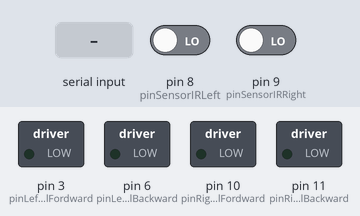
This sketch was run on a simulated Arduino Uno, built with avr-gcc and run on an emulated ATmega328P. Shown: switched loads named in the sketch (green lamp = pin HIGH). The inputs (shaded band) are chosen by the test bench; at power-on: pin 8 (pinSensorIRLeft) LOW, pin 9 (pinSensorIRRight) LOW.

Above: at 1.2 s.
1.3 s: "I" received over the second serial link
At 1.6 s:
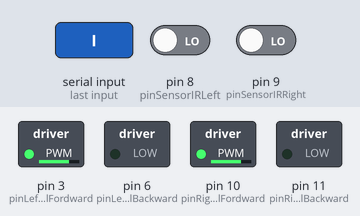
2.8 s: pin 8 (pinSensorIRLeft) driven HIGH
At 3.7 s:
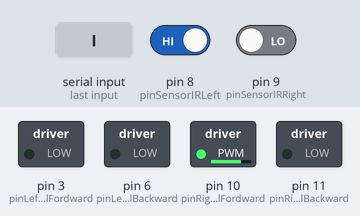
4.3 s: "D" received over the second serial link
At 4.7 s:
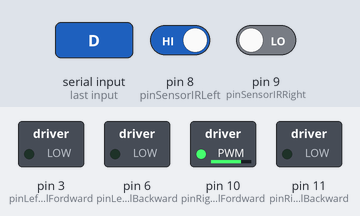
5.8 s: "L" received over the second serial link
At 7.0 s:
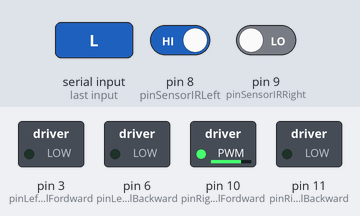
7.3 s: "R" received over the second serial link
At 8.1 s:
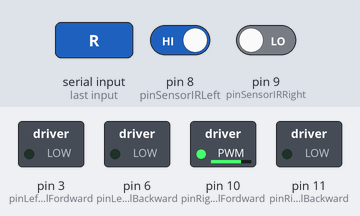
8.8 s: pin 9 (pinSensorIRRight) driven HIGH
At 9.9 s:
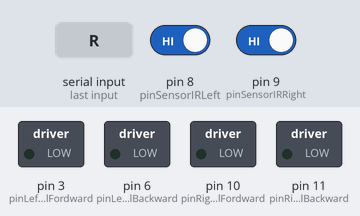
Timing chart, 0 to 11.3 s (numbered marks = the images above; inputs shaded):
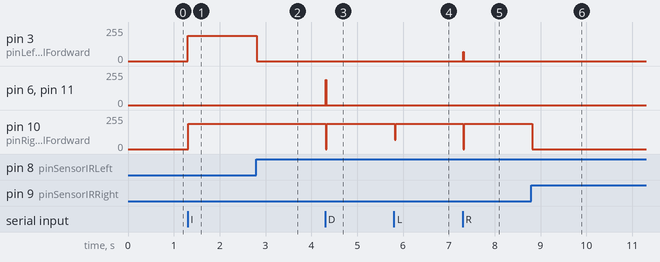

The sketch:

robopad_trinchebot_GGUU.ino
```cpp
// (licence header left out)
/******************************************************************/
/******************************************************************/

/*

Editado por GURISES UNIDOS para el robot educativo 'TrinchBot'.

*/

/******************************************************************
 *                           Libraries                            *
 ******************************************************************/

#include <SoftwareSerial.h>


/******************************************************************
 *                    Definition of variables                     *
 ******************************************************************/
/* Pines para SoftwareSerial */
#define BTRX 7 // TX en el módulo BT
#define BTTX 5 // RX en el módulo BT

SoftwareSerial BTSerial(BTRX, BTTX);

/* Pin definition of the board to be used */
#define pinLeftWheelFordward    3
#define pinLeftWheelBackward    6
#define pinRightWheelFordward   10
#define pinRightWheelBackward   11

#define pinSensorIRLeft         8   /*   Left infrared sensor     */
#define pinSensorIRRight        9   /*   Right infrared sensor    */

/* Define the posible states of the state machine of the program */
#define MANUAL_CONTROL_STATE    0
#define LINE_FOLLOWER           1

/* Baud rate of the Bluetooth*/
#define BLUETOOTH_BAUDRATE    9600

/* Definition of the pwm values that can take motors for calibrated movement */
#define leftWheelFordwardValue    190
#define leftWheelBackwardsValue   190
#define rightWheelFordwardValue   190
#define rightWheelBackwardsValue  190
#define leftWheelTurnRightValue   70
#define rightWheelTurnLeftValue   70

/* Size of the received data buffer */
#define bufferSize 1

/* Default delay */
#define defaultDelay        10

/* Variable that controls the current state of the program */
int currentState;

/* Variables of the line follower mode */
int rightIR;
int leftIR;
int BLACK = 0;
int WHITE = 1;

/*  A char buffer to storage the received data from the Bluetooth
    Serial */
char dataBuffer[bufferSize];

/* Buffer iterator */
int i = 0;

/* Number of characters availables in the Serial */
int numChar = 0;


/******************************************************************
 *                     Definition of functions                    *
 ******************************************************************/

void stopWheels() {
  analogWrite(pinLeftWheelFordward, 0);
  analogWrite(pinLeftWheelBackward, 0);
  analogWrite(pinRightWheelFordward, 0);
  analogWrite(pinRightWheelBackward, 0);
  delay(defaultDelay);
}

void goForwards() {
  analogWrite(pinLeftWheelFordward, leftWheelFordwardValue);
  analogWrite(pinLeftWheelBackward, 0);
  analogWrite(pinRightWheelFordward, rightWheelFordwardValue);
  analogWrite(pinRightWheelBackward, 0);
  delay(defaultDelay);
}

void goBackwards() {
  analogWrite(pinLeftWheelFordward, 0);
  analogWrite(pinLeftWheelBackward, leftWheelBackwardsValue);
  analogWrite(pinRightWheelFordward, 0);
  analogWrite(pinRightWheelBackward, rightWheelBackwardsValue);
  delay(defaultDelay);
}

void goLeft() {
  analogWrite(pinLeftWheelFordward, 0);
  analogWrite(pinLeftWheelBackward, 0);
  analogWrite(pinRightWheelFordward, rightWheelTurnLeftValue);
  analogWrite(pinRightWheelBackward, 0);
  delay(defaultDelay);
}

void goRight() {
  analogWrite(pinLeftWheelFordward, leftWheelTurnRightValue);
  analogWrite(pinLeftWheelBackward, 0);
  analogWrite(pinRightWheelFordward, 0);
  analogWrite(pinRightWheelBackward, 0);
  delay(defaultDelay);
}

/*
  Perform the action required by the user of the Android app
*/
void setAction(char* data) {

  switch(data[0]) {

    /* Line follower mode button pressed */
    case 'I':
      currentState = LINE_FOLLOWER;
      break;

    /* Manual control mode button pressed */
    case 'M':
      currentState = MANUAL_CONTROL_STATE;
      stopWheels();
      break;

    /* Stop button pressed */
    case 'S':
      stopWheels();
      break;

    /* Up button pressed  */
    case 'U':
      goForwards();
      break;

    /* Down button pressed  */
    case 'D':
      goBackwards();
      break;

    /* Left button pressed  */
    case 'L':
      goLeft();
      break;

    /* Right button pressed  */
    case 'R':
      goRight();
      break;

  }

  /* Empty the Serial */
  BTSerial.flush();

}


void followTheLine() {
  /* Read the state of the sensors */
  rightIR = digitalRead(pinSensorIRLeft);
  leftIR = digitalRead(pinSensorIRRight);

  /* If the right sensor reads black, we go straight forward, else
     if it reads white, we turn to the left */
  if (rightIR == BLACK) {
    analogWrite(pinLeftWheelFordward, leftWheelFordwardValue);
    analogWrite(pinLeftWheelBackward, 0);
    delay(defaultDelay);

  } else {
    analogWrite(pinLeftWheelFordward, 0);
    analogWrite(pinLeftWheelBackward, 0);
    delay(defaultDelay);
  }

  /* If the left sensor reads black, we go straight forward, else
    if it reads white, we turn to the right */
  if (leftIR == BLACK) {
    analogWrite(pinRightWheelFordward, rightWheelFordwardValue);
    analogWrite(pinRightWheelBackward, 0);
    delay(defaultDelay);

  } else {
    analogWrite(pinRightWheelFordward, 0);
    analogWrite(pinRightWheelBackward, 0);
    delay((defaultDelay));
  }
}


/******************************************************************
 *                             Setup                              *
 ******************************************************************/

void setup(){

  /* Open the Bluetooth Serial and empty it */

  BTSerial.begin(BLUETOOTH_BAUDRATE);
  BTSerial.flush();

  /* The robot is stopped at the beginning */
  stopWheels();

  /* Put the wheel signals as output */
  pinMode(pinLeftWheelFordward, OUTPUT);
  pinMode(pinLeftWheelBackward, OUTPUT);
  pinMode(pinRightWheelFordward, OUTPUT);
  pinMode(pinRightWheelBackward, OUTPUT);

  /* Put the IR sensors as input */
  pinMode(pinSensorIRLeft, INPUT);
  pinMode(pinSensorIRRight, INPUT);

  /* Default state is manual control */
  currentState = MANUAL_CONTROL_STATE;
}


/******************************************************************
 *                       Main program loop                        *
 ******************************************************************/

void loop() {

   /* If there is something in the Bluetooth serial port */
  if (BTSerial.available() > 0) {

    /* Reset the iterator and clear the buffer */
    i = 0;
    memset(dataBuffer, 0, sizeof(dataBuffer));

    /* Wait for let the buffer fills up. Depends on the length of
       the data, 1 ms for each character more or less */
    delay(bufferSize);

    /* Number of characters availables in the Bluetooth Serial */
    numChar = BTSerial.available();

    /* Limit the number of characters that will be read from the
       Serial to avoid reading more than the size of the buffer */
    if (numChar > bufferSize) {
          numChar = bufferSize;
    }

    /* Read the Bluetooth Serial and store it in the buffer*/
    while (numChar--) {
        dataBuffer[i++] = BTSerial.read();

        /* As data trickles in from your serial port you are
         grabbing as much as you can, but then when it runs out
         (as it will after a few bytes because the processor is
         much faster than a 9600 baud device) you exit loop, which
         then restarts, and resets i to zero, and someChar to an
         empty array.So please be sure to keep this delay */
        delay(3);
    }

    /* Manage the data */
    setAction(dataBuffer);

  }

  if(currentState == LINE_FOLLOWER) {
    followTheLine();
  }

}
```

Measured:
- after the input at 1.3 s, pin 3 (pinLeftWheelFordward), pin 10 (pinRightWheelFordward): 0/255 → 190/255 at once
- after the input at 2.8 s, pin 3 (pinLeftWheelFordward): 190/255 → 0/255 at once
- after the input at 4.3 s, pin 6 (pinLeftWheelBackward): 0/255 → 190/255 at once, → 0/255 0.01 s later; pin 10 (pinRightWheelFordward): 190/255 → 0/255 at once, → 190/255 0.02 s later; pin 11 (pinRightWheelBackward): 0/255 → 190/255 at once, → 0/255 0.02 s later
- after the input at 5.8 s, pin 10 (pinRightWheelFordward): 190/255 → 70/255 at once, → 190/255 0.02 s later
- after the input at 7.3 s, pin 3 (pinLeftWheelFordward): 0/255 → 70/255 at once, → 0/255 0.01 s later; pin 10 (pinRightWheelFordward): 190/255 → 0/255 at once, → 190/255 0.02 s later
- after the input at 8.8 s, pin 10 (pinRightWheelFordward): 190/255 → 0/255 at once
